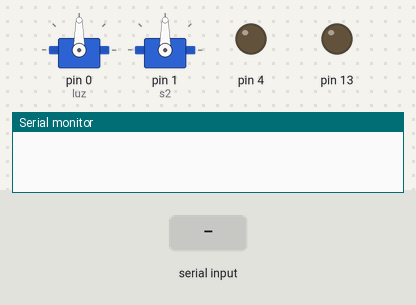
Simulated run of this sketch. Board: Arduino Uno, built with avr-gcc and run on an emulated ATmega328P. Parts: 2 × servo, output pins drawn as LEDs (lit = HIGH), the last lines printed to the serial monitor. The test bench sets the inputs (shaded band).

Above: at 1.2 s.
1.3 s: "a" received over Serial
At 1.9 s:
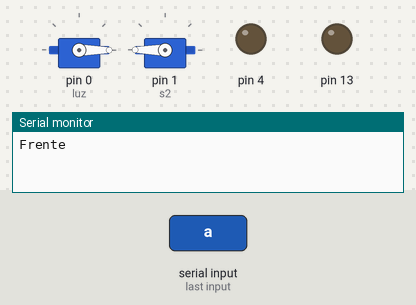
2.8 s: byte 11 (11) received over Serial
At 4.0 s:
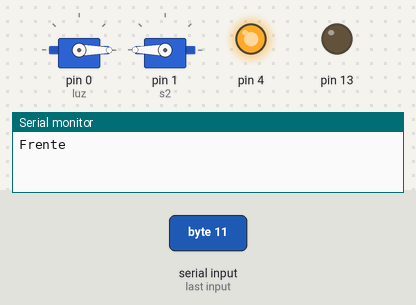
4.3 s: "x" received over Serial
At 5.4 s:
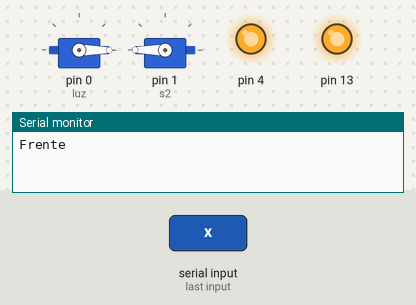
5.8 s: byte 10 (10) received over Serial
At 6.5 s:
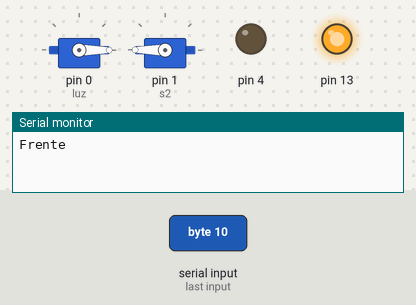
7.3 s: "y" received over Serial
At 7.7 s:
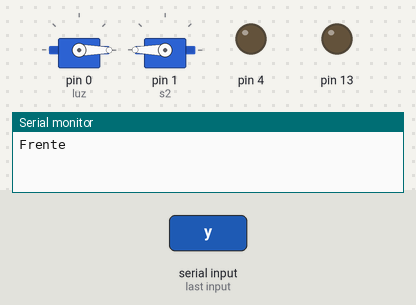
Timing chart, 0 to 9.8 s (numbered marks = the images above; inputs shaded):
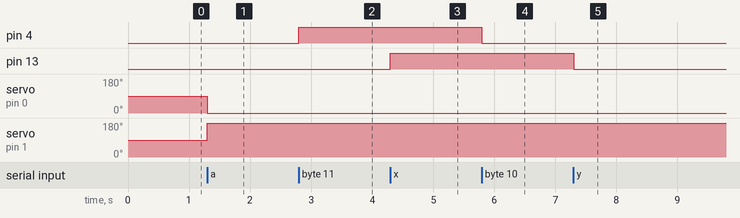

Measured:
- after the input at 1.3 s, servo on pin 0 (luz): 90° → 0° at once; servo on pin 1 (s2): 90° → 180° at once
- after the input at 2.8 s, pin 4: LOW → HIGH at once
- after the input at 4.3 s, pin 13: LOW → HIGH at once
- after the input at 5.8 s, pin 4: HIGH → LOW at once
- after the input at 7.3 s, pin 13: HIGH → LOW at once

The sketch:

Main.ino
```cpp
/*
  Pin 0 Servo motor Para la banda Parte trasea A
  Pin 1 Servo motor Para la banda Parte trasea B
  Pin 2 Servo motor
  Pin 3 Servo motor

  Pin 4 iluminacion


*/
/*
  Codidgos para el uso del arduino
  1: parar banda
  2: ir adelante banda
  3: ir atras banda


  10: apagar luz
  11: prender luz
  12:
*/


#include "motor.h"
#include "luz.h"


//se crea el objeto para controlar los motores de la parte trasera
motor *banda;
luz *iluminacion;


void setup() {
  //iniciar puerto serie
   Serial.begin(9600);
   pinMode(13,OUTPUT);
  //se inicializa el objeto pasando los pines como parametros
  banda = new motor(0, 1,50000);
  //se inicializa el objeto pasando los pines como parametros
  iluminacion = new luz(4);


}


void loop() {


 //si hay una comunicacion serial entonces
  if (Serial.available() >0) {
      char x = Serial.read();


    switch (x) {
      case 'a':
      Serial.println("Frente");

      banda->frente();

        break;
      case 2:
        break;
      case 3:
        break;
      case 10:
        iluminacion->apagarLuz();
        break;
      case 11:
        iluminacion->prenderLuz();
        break;
       case 'x':
       digitalWrite(13,HIGH);
        break;
       case 'y':
       digitalWrite(13,LOW);
         break;
      default:
        break;
    }

  }
}
```

luz.h
```cpp
class luz
{
  private:
    //variables que seran los focos
    int luz = 0;

  public:
    // constructor vacio
    luz() {
      luz = 5;
    }
    luz(int x) {
      luz = x;

      pinMode(luz , OUTPUT);  //definir pin como salida
    }
    //metodos Genericos
    void prenderLuz() {
      digitalWrite(luz, 1);
    }
    void apagarLuz() {
      digitalWrite(luz, 0);
    }

};
```

motor.h
```cpp
#include <Servo.h>

class motor
{
  private:
    //variables que pertenceran a los dos motores de la banda
    Servo s1;
    Servo s2;
    int tiempo;
  public:
    // constructor vacio
    motor() {
      s1.attach(0);
      s2.attach(1);
      tiempo=1000;
    }

    //constrcutor para iniciarlizar las variables de tipo servo
    motor(int x, int y,int t) {
      s1.attach(x);
      s2.attach(y);
      tiempo=t;
    }
    //metodos Genericos
    void alto() {
      s1.write(90);
      s2.write(90);
    }
    void frente() {
      s1.write(0);
      s2.write(180);
    }
    void atras() {
      s1.write(180);
      s2.write(0);
    }
    void detener() {
      delay(tiempo);
    }

    //metodos para el proceso
    void tiempoFrente() {

      delay(tiempo);
    }
};
```
